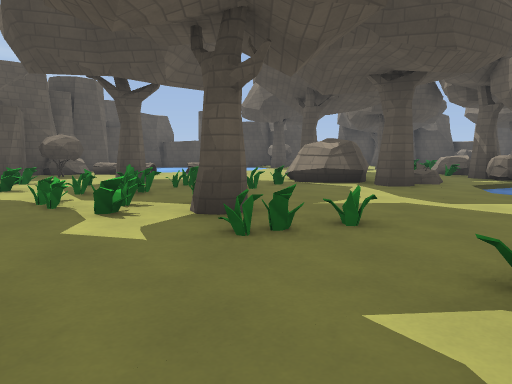
[1] (above)

18 first-person views from a walk through a Godot game level. The camera is 1.3 m above the floor, tilts 6° down and sees 70° across. The floor is counted in squares, 2 m on a side. Each view is taken from the middle of a square. On the plan, view 1 faces up. The plan holds only what a view shows up to about 11 squares ahead; the rest is blank. Some surface patterns are stand-ins.

[2]
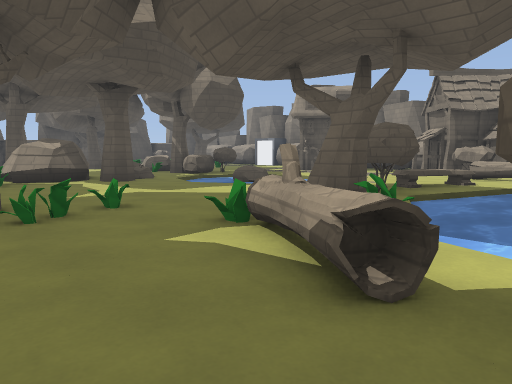

[3]
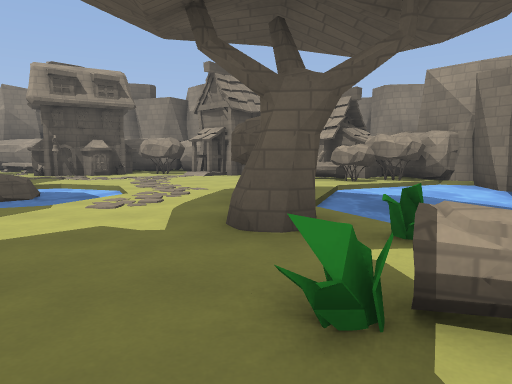

[4]
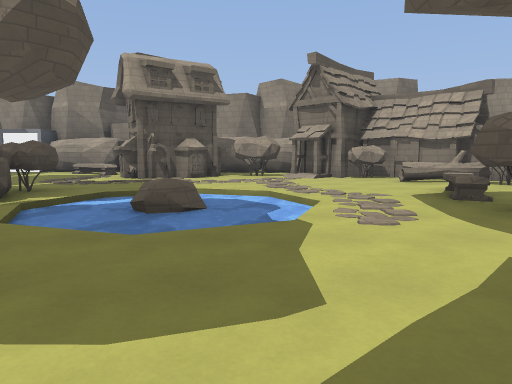

[5]
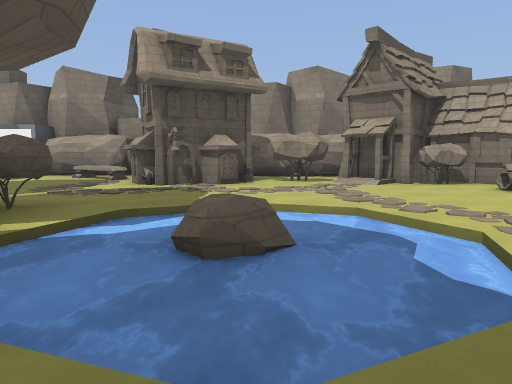

[6]
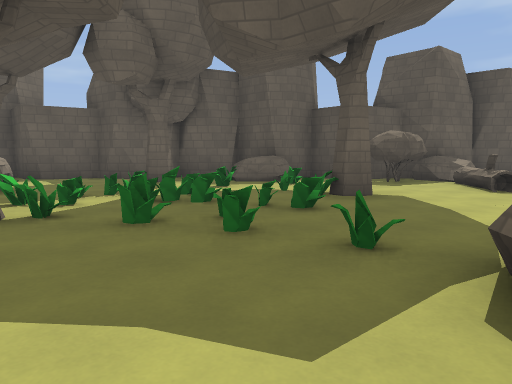

[7]
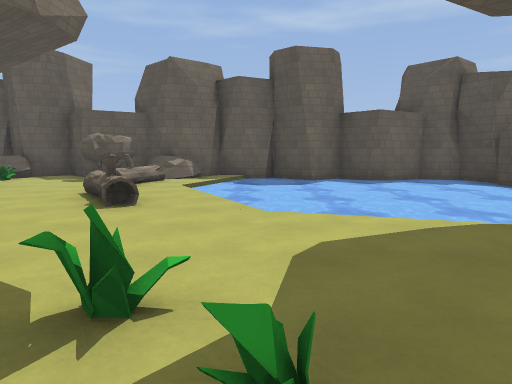

[8]
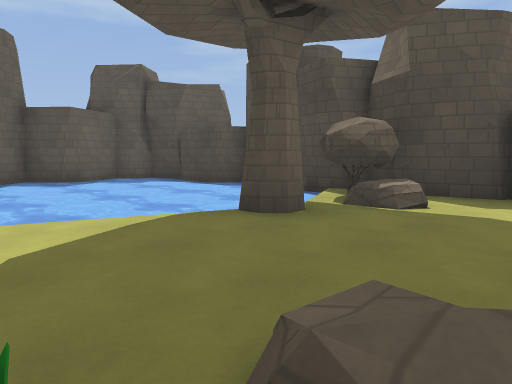

[9]
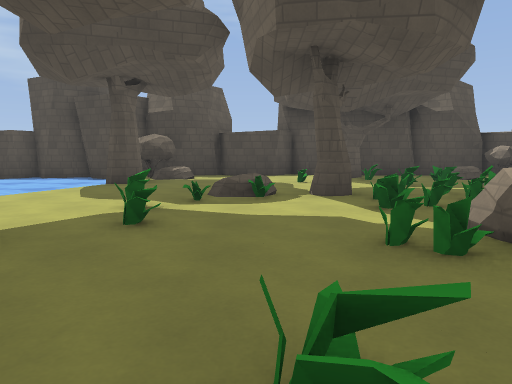

[10]
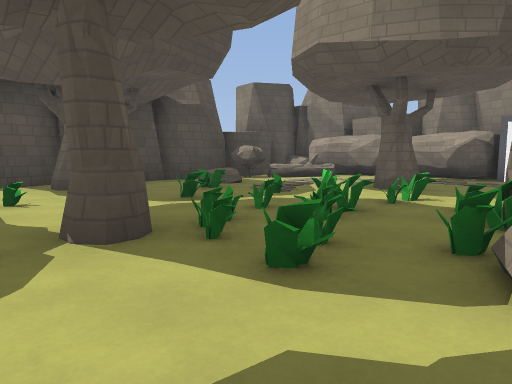

[11]
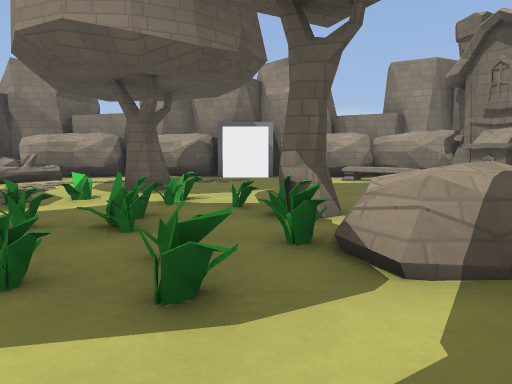

[12]
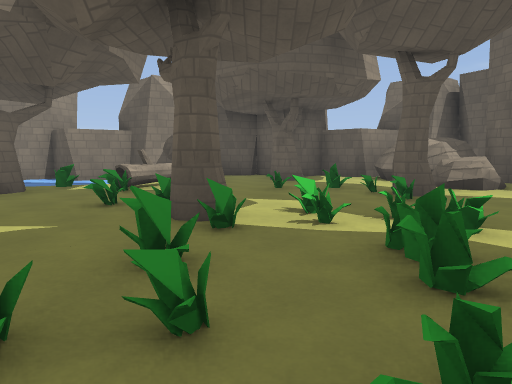

[13]
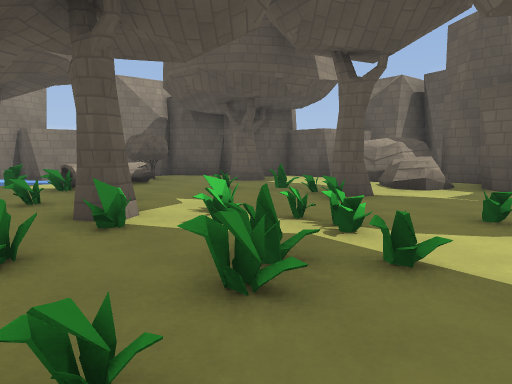

[14]
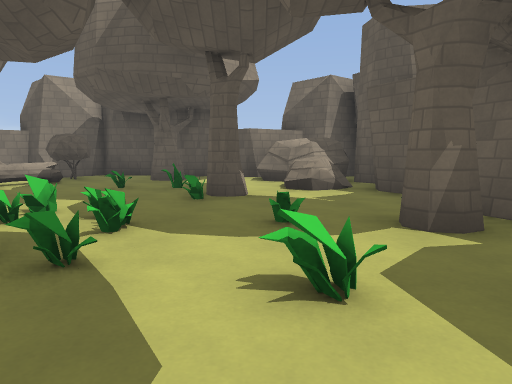

[15]
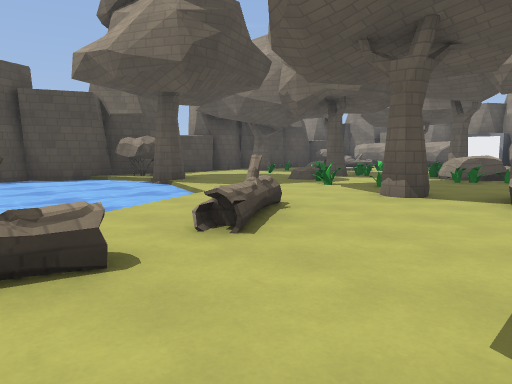

[16]
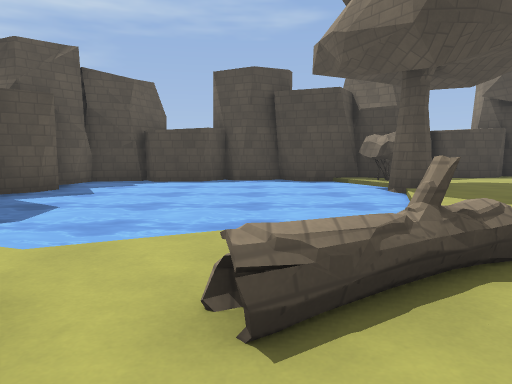

[17]
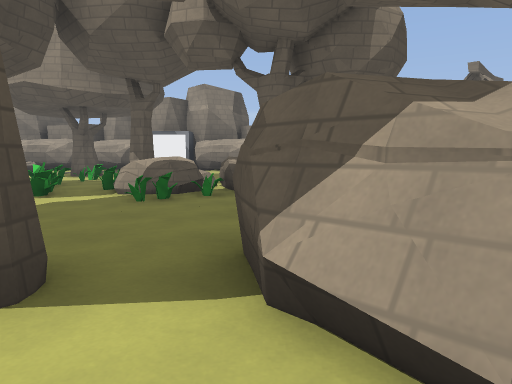

[18]
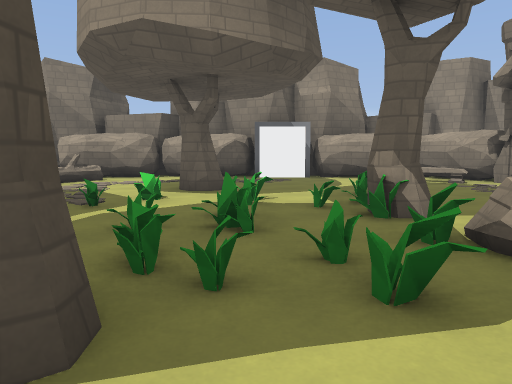

### Floor plan
Key: @ floor where view 1 was taken; # wall or solid block; . floor; = window, fence, low wall or low ledge; ~ water the walk can cross; ≈ water the walk keeps out of; ^ raised ledge; v drop or lower ground; B bush; L log; H house; O other object.
Columns run from 7 left of view 1 to 15 right of it. Each row starts with its distance up from view 1.
 21     ###    ####
 20  ###~~######.#########
 19 #~~~~~~~B....#..=#BL##
 18 #~~~~~~~.#......==.LL#
 17 ≈≈~~~~~~#............#
 16 #~~~~~~~.............#
 15 #~~~~~~~...=#.....#..#
 14 #~~~~~~..............##
 13 #.~~~................OO
 12 #^....L......^^#.....##
 11 ##BLLL........^......#
 10 vBB......#...#B....==#
  9 #.......###..BB...HH##
  8 #...#....##O.~....HH
  7 #^..........~~~...HH
  6 #..........~~^~....B#
  5 ##..........~~~....B#
  4 #......#..........###
  3 #.................##
  2 #..#......#.BB=...B#
  1 v#^.....L.O~~...L.##
  0 v##....@L~~~~~~.L##
 -1  ###.#..B~~~~~~~B#
 -2 ####....B~~≈~~~~##
 -3 #  ###.#### ##~##
 -4      ###

Positions as (right, up) in squares from view 1, and headings:
1: (0, 0), facing up
2: (-1, -1), facing up-right
3: (0, 2), facing right
4: (1, 5), facing right
5: (3, 6), facing right
6: (3, 7), facing left
7: (4, 14), facing left
8: (4, 14), facing up-left
9: (4, 9), facing up
10: (4, 12), facing up-right
11: (4, 13), facing right
12: (-1, 8), facing down
13: (-2, 8), facing down
14: (-4, 8), facing down
15: (-4, 9), facing up-right
16: (-2, 10), facing up
17: (0, 10), facing right
18: (4, 14), facing right
